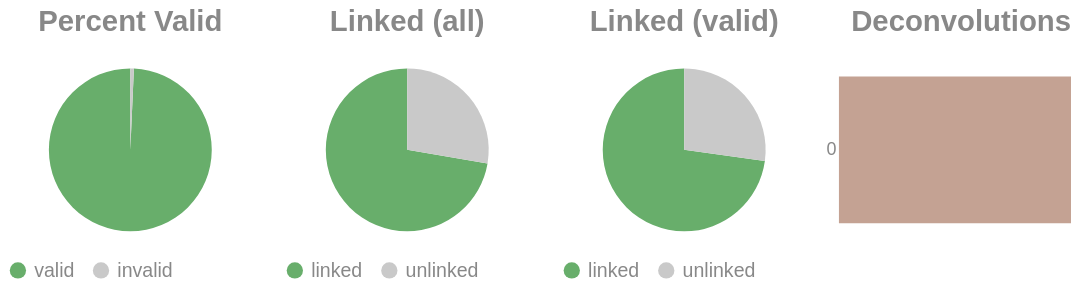

Write notebook code for a chart like this one.
### Code cell
if SKIPLR:
    pass
else:
    clash = Counter()
    for i in valids['molecule'].to_list():
        _mol = i.split("-")
        if len(_mol) == 1:
            clash.update('0')
        else:
            clash.update(_mol[-1])

    _d = {"deconvolutions": [], 'count': []}
    for k,v in clash.items():
        _d['deconvolutions'].append(k)
        _d['count'].append(v)

    tot_valid = valids['reads'].sum()
    mask = valids['reads'] >= 2
    n_linked_reads = valids.filter(mask)['reads'].sum()
    if n_linked_reads == 0:
        print_html("No linked molecules (>=2 reads) were detected; skipping linked-only distributions.")
        SKIPLR = True
    else:
        perc_valid = round(tot_valid / n_reads, 4)
        linked_perc_abs = round(n_linked_reads / n_reads, 4)
        linked_perc = round(n_linked_reads / tot_valid, 4)

    _valid = pl.DataFrame({"valids": ['valid', 'invalid'], "count": [tot_valid, n_reads - tot_valid]})
    _linked_abs = pl.DataFrame({"linked (absolute)": ['linked', 'unlinked'], "count": [n_linked_reads, n_reads - n_linked_reads]})
    _linked_rel = pl.DataFrame({"linked (valids)": ['linked', 'unlinked'], "count": [n_linked_reads, tot_valid - n_linked_reads]})

    (
        alt.hconcat(
            piechart(_valid, goodval = 'valid', title = "Percent Valid"),
            piechart(_linked_abs, goodval = "linked", title =  "Linked (all)"),
            piechart(_linked_rel, goodval = "linked", title =  "Linked (valid)"),
            convolutionbar(pl.DataFrame(_d), title = "Deconvolutions"),
            center = True,
            bounds = 'flush'
        )
        .resolve_scale(color='independent')
        .resolve_legend('independent')
        .properties(usermeta={'embedOptions': {"actions": False}})
    ).display()

### Figure 1 — Vega-Lite specification as saved in the notebook (floating-point values rounded to 4 significant figures)
{"width": "container", "height": 400, "config": {"title": {"anchor": "start", "dy": -15, "fontSize": 18, "color": "#888888", "subtitleColor": "#888888", "subtitleFontSize": 14}, "arc": {"fill": "#0072B2"}, "axis": {"domainColor": "#888888", "domainWidth": 0.5, "gridWidth": 0.2, "grid": false, "titleFontWeight": 400, "titleFontSize": 15, "labelFontSize": 11, "labelColor": "#888888", "tickColor": "#888888", "tickWidth": 0.2, "titleColor": "#888888"}, "axisBand": {"grid": false}, "axisX": {"grid": true, "tickSize": 10, "domainCap": "round"}, "axisY": {"domain": false, "grid": true, "tickSize": 0, "domainCap": "round"}, "background": "transparent", "header": {"labelFontSize": 15, "labelColor": "#888888", "titleFontSize": 15, "titleFontWeight": 600, "titleColor": "#888888"}, "legend": {"labelFont": "sans-serif", "labelFontSize": 12, "labelColor": "#888888", "symbolSize": 100, "symbolType": "circle", "titleFontSize": 12, "titlePadding": 10, "titleColor": "#888888", "title": null}, "range": {"category": ["#E69F00", "#56B4E9", "#009E73", "#F0E442", "#0072B2", "#D55E00", "#CC79A7", "#000000"], "diverging": ["#cfe8f3", "#a2d4ec", "#73bfe2", "#46abdb", "#1696d2", "#12719e"]}, "area": {"fill": "#0072B2", "fillOpacity": 0.7, "line": true, "strokeOpacity": 0.7}, "line": {"color": "#0072B2", "stroke": "#0072B2", "strokeWidth": 2}, "trail": {"color": "#0072B2", "stroke": "#0072B2", "strokeWidth": 0, "size": 1}, "point": {"filled": true, "fillOpacity": 1.0, "size": 95}, "text": {"color": "#888888", "fontSize": 11, "align": "right", "fontWeight": 400, "size": 11}, "bar": {"fill": "#0072B2", "stroke": null}, "view": {"stroke": null, "continuousWidth": 660, "continuousHeight": 400}}, "hconcat": [{"data": {"name": "data-0a640a6a522588c454abfee8949f93b3"}, "mark": {"type": "arc"}, "encoding": {"color": {"field": "valids", "legend": {"orient": "bottom", "title": null}, "scale": {"domain": ["valid", "invalid"], "range": ["#68ae6b", "#C9C9C9"]}, "title": "Valids", "type": "nominal"}, "theta": {"field": "count", "type": "quantitative"}, "tooltip": [{"field": "valids", "title": "Valids", "type": "ordinal"}, {"field": "percent", "format": ".2%", "title": "Percent", "type": "quantitative"}, {"field": "count", "title": "Count", "type": "quantitative"}]}, "height": 100, "title": {"text": "Percent Valid", "align": "center", "anchor": "middle"}, "transform": [{"calculate": "datum.count / 17025874", "as": "percent"}], "width": 150}, {"data": {"name": "data-b92fbb168d309065ded7208d62782650"}, "mark": {"type": "arc"}, "encoding": {"color": {"field": "linked (absolute)", "legend": {"orient": "bottom", "title": null}, "scale": {"domain": ["linked", "unlinked"], "range": ["#68ae6b", "#C9C9C9"]}, "title": "Linked (Absolute)", "type": "nominal"}, "theta": {"field": "count", "type": "quantitative"}, "tooltip": [{"field": "linked (absolute)", "title": "Linked (Absolute)", "type": "ordinal"}, {"field": "percent", "format": ".2%", "title": "Percent", "type": "quantitative"}, {"field": "count", "title": "Count", "type": "quantitative"}]}, "height": 100, "title": {"text": "Linked (all)", "align": "center", "anchor": "middle"}, "transform": [{"calculate": "datum.count / 17025874", "as": "percent"}], "width": 150}, {"data": {"name": "data-9e2fbe115bfd3a256c162151f075ffe4"}, "mark": {"type": "arc"}, "encoding": {"color": {"field": "linked (valids)", "legend": {"orient": "bottom", "title": null}, "scale": {"domain": ["linked", "unlinked"], "range": ["#68ae6b", "#C9C9C9"]}, "title": "Linked (Valids)", "type": "nominal"}, "theta": {"field": "count", "type": "quantitative"}, "tooltip": [{"field": "linked (valids)", "title": "Linked (Valids)", "type": "ordinal"}, {"field": "percent", "format": ".2%", "title": "Percent", "type": "quantitative"}, {"field": "count", "title": "Count", "type": "quantitative"}]}, "height": 100, "title": {"text": "Linked (valid)", "align": "center", "anchor": "middle"}, "transform": [{"calculate": "datum.count / 16906291", "as": "percent"}], "width": 150}, {"data": {"name": "data-47896ae953ab14a3502fa7ed41695e56"}, "mark": {"type": "bar"}, "encoding": {"color": {"field": "deconvolutions", "legend": null, "scale": {"scheme": "lightgreyred"}, "type": "nominal"}, "tooltip": [{"field": "deconvolutions", "title": "Deconvolutions", "type": "ordinal"}, {"field": "percent", "format": ".2%", "title": "Percent", "type": "quantitative"}, {"field": "count", "title": "Count", "type": "quantitative"}], "x": {"axis": null, "field": "count", "type": "quantitative"}, "y": {"field": "deconvolutions", "sort": "ascending", "title": null, "type": "nominal"}}, "height": 100, "title": {"text": "Deconvolutions", "align": "center", "anchor": "middle"}, "transform": [{"calculate": "datum.count / 7597445", "as": "percent"}], "width": 150}], "bounds": "flush", "center": true, "resolve": {"legend": {"angle": "independent"}, "scale": {"color": "independent"}}, "usermeta": {"embedOptions": {"actions": false}}, "$schema": "https://vega.github.io/schema/vega-lite/v6.1.0.json", "datasets": {"data-0a640a6a522588c454abfee8949f93b3": [{"valids": "valid", "count": 16906291}, {"valids": "invalid", "count": 119583}], "data-b92fbb168d309065ded7208d62782650": [{"linked (absolute)": "linked", "count": 12312279}, {"linked (absolute)": "unlinked", "count": 4713595}], "data-9e2fbe115bfd3a256c162151f075ffe4": [{"linked (valids)": "linked", "count": 12312279}, {"linked (valids)": "unlinked", "count": 4594012}], "data-47896ae953ab14a3502fa7ed41695e56": [{"deconvolutions": "0", "count": 7597445}]}}
